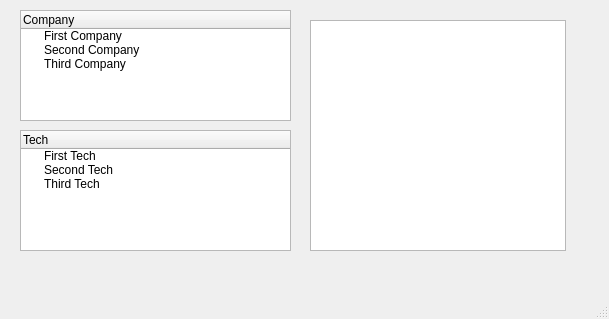
<?xml version="1.0" encoding="UTF-8"?>
<ui version="4.0">
 <class>MainWindow</class>
 <widget class="QMainWindow" name="MainWindow">
  <property name="geometry">
   <rect>
    <x>0</x>
    <y>0</y>
    <width>609</width>
    <height>319</height>
   </rect>
  </property>
  <property name="windowTitle">
   <string>MainWindow</string>
  </property>
  <widget class="QWidget" name="centralwidget">
   <widget class="QTreeWidget" name="treeWidget">
    <property name="geometry">
     <rect>
      <x>20</x>
      <y>10</y>
      <width>271</width>
      <height>111</height>
     </rect>
    </property>
    <column>
     <property name="text">
      <string>Company</string>
     </property>
    </column>
    <item>
     <property name="text">
      <string>First Company</string>
     </property>
    </item>
    <item>
     <property name="text">
      <string>Second Company</string>
     </property>
    </item>
    <item>
     <property name="text">
      <string>Third Company</string>
     </property>
    </item>
   </widget>
   <widget class="QTextBrowser" name="textBrowser">
    <property name="geometry">
     <rect>
      <x>310</x>
      <y>20</y>
      <width>256</width>
      <height>231</height>
     </rect>
    </property>
   </widget>
   <widget class="QTreeWidget" name="treeWidget_2">
    <property name="geometry">
     <rect>
      <x>20</x>
      <y>130</y>
      <width>271</width>
      <height>121</height>
     </rect>
    </property>
    <column>
     <property name="text">
      <string>Tech</string>
     </property>
    </column>
    <item>
     <property name="text">
      <string>First Tech</string>
     </property>
    </item>
    <item>
     <property name="text">
      <string>Second Tech</string>
     </property>
    </item>
    <item>
     <property name="text">
      <string>Third Tech</string>
     </property>
    </item>
   </widget>
  </widget>
  <widget class="QMenuBar" name="menubar">
   <property name="geometry">
    <rect>
     <x>0</x>
     <y>0</y>
     <width>609</width>
     <height>20</height>
    </rect>
   </property>
  </widget>
  <widget class="QStatusBar" name="statusbar"/>
 </widget>
 <layoutdefault spacing="6" margin="11"/>
 <resources/>
 <connections>
  <connection>
   <sender>treeWidget</sender>
   <signal>itemDoubleClicked(QTreeWidgetItem*,int)</signal>
   <receiver>textBrowser</receiver>
   <slot>paste()</slot>
   <hints>
    <hint type="sourcelabel">
     <x>231</x>
     <y>205</y>
    </hint>
    <hint type="destinationlabel">
     <x>379</x>
     <y>224</y>
    </hint>
   </hints>
  </connection>
  <connection>
   <sender>treeWidget</sender>
   <signal>itemDoubleClicked(QTreeWidgetItem*,int)</signal>
   <receiver>textBrowser</receiver>
   <slot>home()</slot>
   <hints>
    <hint type="sourcelabel">
     <x>237</x>
     <y>148</y>
    </hint>
    <hint type="destinationlabel">
     <x>325</x>
     <y>157</y>
    </hint>
   </hints>
  </connection>
 </connections>
</ui>
